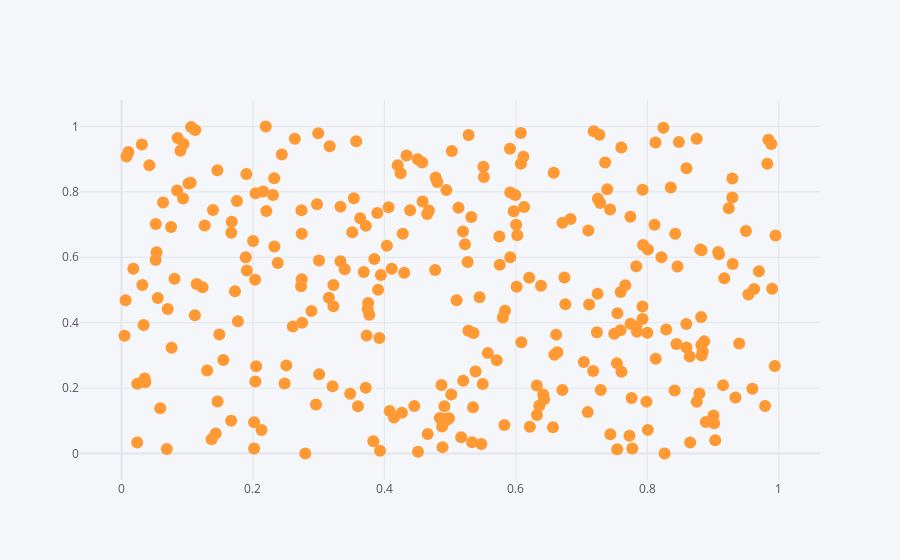

Notebook code cell kept with this figure:
### Code cell
df.iplot(x = 'a', y ='b', mode='markers')

### Figure 1 — Plotly figure (JSON) as saved in the notebook; plotly's stock layout.template omitted (floating-point values rounded to 4 significant figures; data arrays with more than 128 entries replaced by an {"elided": "..."} marker saying what was removed)
{"data": [{"line": {"color": "rgba(255, 153, 51, 1.0)", "dash": "solid", "shape": "linear", "width": 1.3}, "marker": {"size": 12, "symbol": "circle"}, "mode": "markers", "name": "b", "text": "", "type": "scatter", "x": {"elided": "300 float values"}, "y": {"elided": "300 float values"}}], "layout": {"legend": {"bgcolor": "#F5F6F9", "font": {"color": "#4D5663"}}, "paper_bgcolor": "#F5F6F9", "plot_bgcolor": "#F5F6F9", "title": {"font": {"color": "#4D5663"}}, "xaxis": {"gridcolor": "#E1E5ED", "showgrid": true, "tickfont": {"color": "#4D5663"}, "title": {"font": {"color": "#4D5663"}, "text": ""}, "zerolinecolor": "#E1E5ED"}, "yaxis": {"gridcolor": "#E1E5ED", "showgrid": true, "tickfont": {"color": "#4D5663"}, "title": {"font": {"color": "#4D5663"}, "text": ""}, "zerolinecolor": "#E1E5ED"}}}
